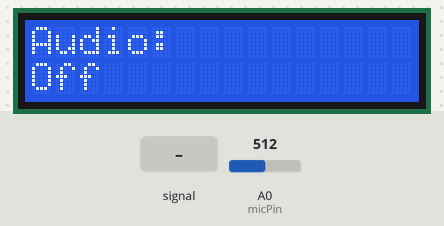
Bench run of a sketch on a simulated Arduino Uno, built with avr-gcc and run on an emulated ATmega328P. Parts: 16×2 character LCD. Inputs (shaded band) come from the test bench; at power-on: A0 (micPin) = 512.

Above: at 1.2 s.
1.3 s: A0 (micPin) fed a 200 Hz sine of ±81 counts around its level
At 1.55 s:
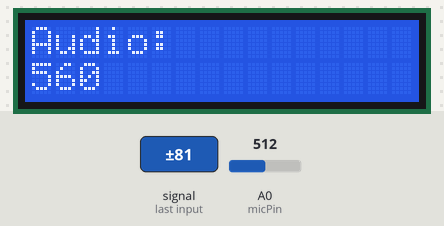
3.5 s: A0 (micPin) set to 716
At 3.9 s:
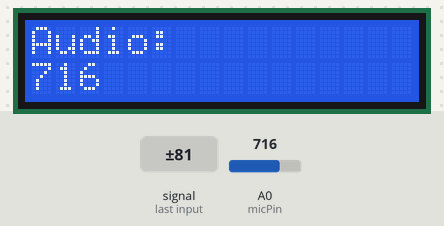
5.0 s: A0 (micPin) fed a 1000 Hz sine of ±255 counts around its level
At 5.11 s:
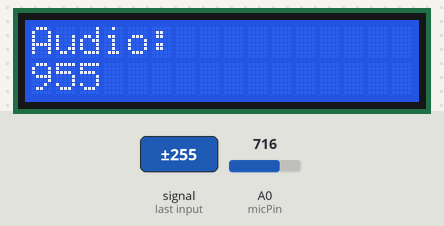
6.5 s: A0 (micPin) set to 900
At 7.0 s:
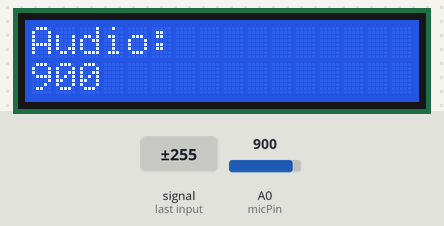
8.0 s: A0 (micPin) set to 555
At 8.8 s:
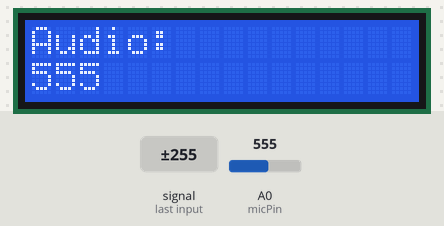
9.5 s: A0 (micPin) set to 529
At 10.8 s:
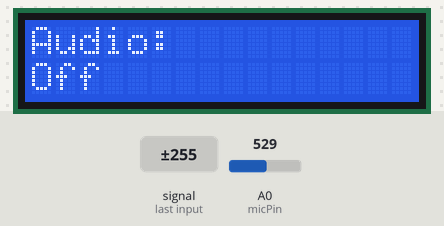
Timing chart, 0 to 12.0 s (numbered marks = the images above; inputs shaded):
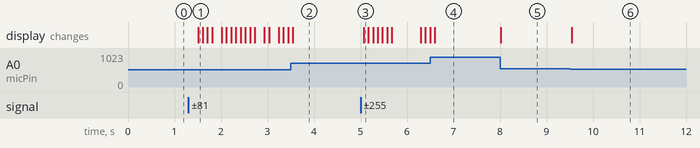

Measured:
- the behaviour switches between 543 and 542 on A0 (micPin) (found by bisection; images 5 and 6)
- after the input at 1.3 s, the display: changes after 0.21 s (image 1)
- after the input at 5.0 s, the display: changes after 0.07 s (image 3)
- after the input at 8.0 s, the display: changes at once (image 5)
- after the input at 9.5 s, the display: changes at once (image 6)

The sketch:

MicrophoneAndLCD.ino
```cpp
#include <LiquidCrystal.h>

// Инициализируем библиотеку с номерами пинов интерфейса
// RS, E, D4, D5, D6, D7
LiquidCrystal lcd(12, 11, 5, 4, 3, 2);

const int micPin = A0;
int threshold = 30; // Порог чувствительности (разница от среднего значения)

void setup() {
  lcd.begin(16, 2); // Указываем размер экрана
  lcd.setCursor(0, 0);
  lcd.print("Audio:");
}

void loop() {
  // Читаем значение с микрофона
  int sensorValue = analogRead(micPin);

  // Большинство таких модулей в тишине выдают около 512 (половина от 1023)
  // Считаем модуль отклонения от "тихого" центра
  int amplitude = abs(sensorValue - 512);

  lcd.setCursor(0, 1);

  if (amplitude > threshold) {
    lcd.print(sensorValue);
    lcd.print("     ");
  } else {
    lcd.print("Off             ");
    lcd.print("     ");
  }

  delay(100);
}
```
